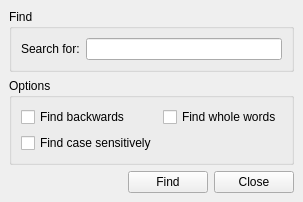
<ui version="4.0" >
 <author></author>
 <comment></comment>
 <exportmacro></exportmacro>
 <class>dialogFind</class>
 <widget class="QWidget" name="dialogFind" >
  <property name="geometry" >
   <rect>
    <x>0</x>
    <y>0</y>
    <width>271</width>
    <height>194</height>
   </rect>
  </property>
  <property name="windowTitle" >
   <string>Find...</string>
  </property>
  <layout class="QVBoxLayout" >
   <property name="margin" >
    <number>9</number>
   </property>
   <property name="spacing" >
    <number>6</number>
   </property>
   <item>
    <widget class="QGroupBox" name="groupBoxFind" >
     <property name="title" >
      <string>Find</string>
     </property>
     <layout class="QHBoxLayout" >
      <property name="margin" >
       <number>9</number>
      </property>
      <property name="spacing" >
       <number>6</number>
      </property>
      <item>
       <widget class="QLabel" name="labelSearchFor" >
        <property name="text" >
         <string>Search for:</string>
        </property>
       </widget>
      </item>
      <item>
       <widget class="QLineEdit" name="lineEditSearchFor" />
      </item>
     </layout>
    </widget>
   </item>
   <item>
    <widget class="QGroupBox" name="groupBoxFindOptions" >
     <property name="title" >
      <string>Options</string>
     </property>
     <layout class="QGridLayout" >
      <property name="margin" >
       <number>9</number>
      </property>
      <property name="spacing" >
       <number>6</number>
      </property>
      <item row="1" column="1" >
       <spacer>
        <property name="orientation" >
         <enum>Qt::Horizontal</enum>
        </property>
        <property name="sizeHint" >
         <size>
          <width>161</width>
          <height>20</height>
         </size>
        </property>
       </spacer>
      </item>
      <item row="1" column="0" >
       <widget class="QCheckBox" name="checkBoxFindCaseSens" >
        <property name="text" >
         <string>Find case sensitively</string>
        </property>
       </widget>
      </item>
      <item row="0" column="1" >
       <widget class="QCheckBox" name="checkBoxFindWholeWords" >
        <property name="text" >
         <string>Find whole words</string>
        </property>
       </widget>
      </item>
      <item row="0" column="0" >
       <widget class="QCheckBox" name="checkBoxFindBackwards" >
        <property name="text" >
         <string>Find backwards</string>
        </property>
       </widget>
      </item>
     </layout>
    </widget>
   </item>
   <item>
    <layout class="QHBoxLayout" >
     <property name="margin" >
      <number>0</number>
     </property>
     <property name="spacing" >
      <number>6</number>
     </property>
     <item>
      <spacer>
       <property name="orientation" >
        <enum>Qt::Horizontal</enum>
       </property>
       <property name="sizeHint" >
        <size>
         <width>91</width>
         <height>21</height>
        </size>
       </property>
      </spacer>
     </item>
     <item>
      <widget class="QPushButton" name="pushButton_2" >
       <property name="text" >
        <string>Find</string>
       </property>
      </widget>
     </item>
     <item>
      <widget class="QPushButton" name="pushButton" >
       <property name="text" >
        <string>Close</string>
       </property>
      </widget>
     </item>
    </layout>
   </item>
  </layout>
 </widget>
 <pixmapfunction></pixmapfunction>
 <resources/>
 <connections/>
</ui>
